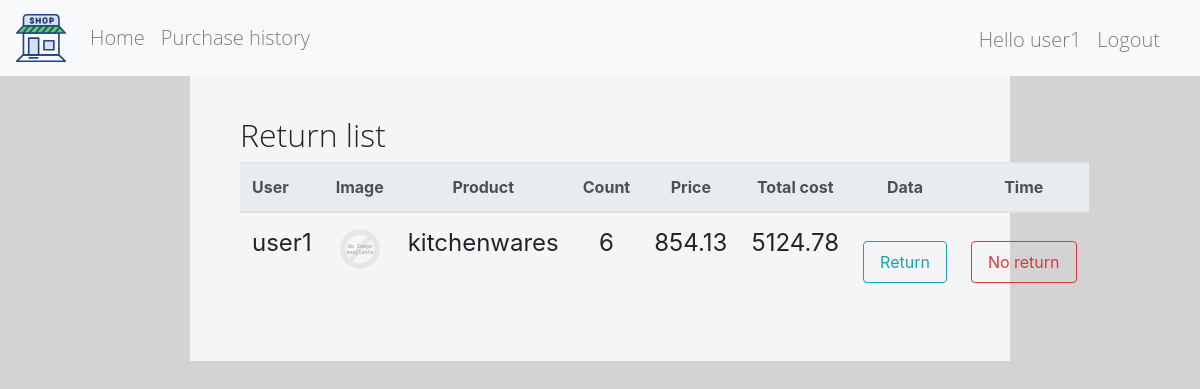
Page /return_list/ (signed in) on the earlier database version.
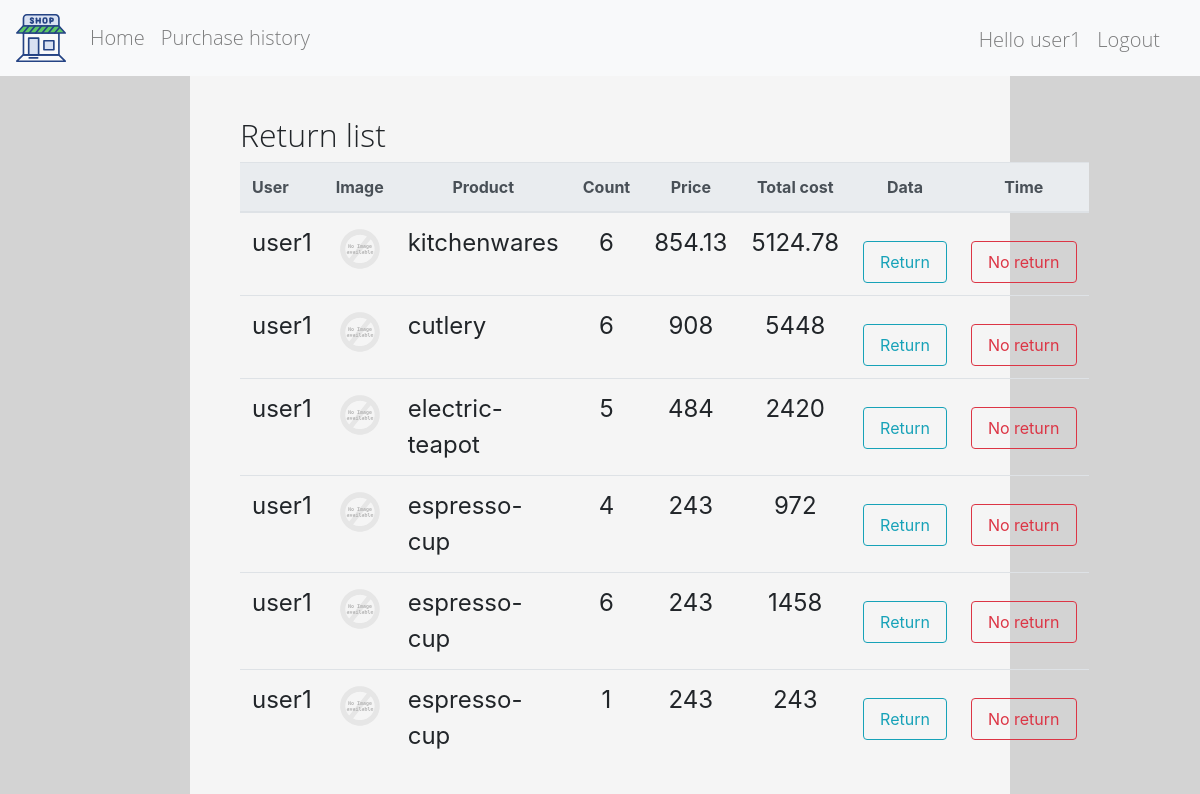
Same page on the later database version.
### shop/models.py (models this page shows, shortened)
class Return(models.Model):
    purchase = models.OneToOneField(
        to=Purchase,
        on_delete=models.CASCADE,
        primary_key=True,
        related_name='purchase')
    post_time = models.DateTimeField(auto_now_add=True)

class Purchase(models.Model):
    buyer = models.ForeignKey(User, on_delete=models.DO_NOTHING)
    product = models.ForeignKey(
        to=Product,
        on_delete=models.DO_NOTHING,
        related_name='product')
    count = models.PositiveIntegerField()
    time = models.DateTimeField(auto_now_add=True)

class Product(models.Model):
    name = models.CharField(max_length=50)
    description = models.CharField(max_length=256)
    price = models.DecimalField(
        decimal_places=2,
        max_digits=12,
        validators=[MinValueValidator(Decimal('0.00'))])
    photo = models.FileField(upload_to='shop/product_image/')
    count = models.PositiveIntegerField()

### shop/views.py (the view)
# urls.py: path('return_list/', ReturnList.as_view(), name='return_list'),
class ReturnList(ListView):
    template_name = 'shop/return/list.html'
    model = models.Return
    context_object_name = 'returns'
    paginate_by = 6
    ordering = 'post_time'
    page_kwarg = 'page'
    def setup(self, request, *args, **kwargs):
        super().setup(request, *args, **kwargs)
        self.get_queryset()
    def get_queryset(self):
        qs = super().get_queryset()
        qs = qs.annotate(total=ExpressionWrapper(
            F('purchase__count') * F('purchase__product__price'), output_field=DecimalField()))
        return qs
    def get_context_data(self, *, object_list=None, **kwargs):
        context = super().get_context_data(object_list=None, **kwargs)
        return context

### shop/templates/shop/return/list.html (shortened to what this page needs)
{% extends 'shop/page_item/base.html' %}
{% load staticfiles %}
{% block content %}
    {% if user.is_authenticated %}
        <div class="col-md-8 col-sm-8 col-12 col box">
            <h2>Return list</h2>
            <div class="card-group mx-0 px-0">
                <table class="table table-hover">
                    <thead class="thead-light">
                    <tr>
                        <th>User</th>
                        <th scope="col" class="text-center">Image</th>
                        <th scope="col" class="text-center">Product</th>
                        <th scope="col" class="text-center">Count</th>
                        <th scope="col" class="text-center">Price</th>
                        <th scope="col" class="text-center">Total cost</th>
                        <th scope="col" class="text-center">Data</th>
                        <th scope="col" class="text-center">Time</th>
                    </tr>
                    </thead>
                    <tbody class="purchase-list">
                    {% for return in returns %}
                        <tr>
                            <td scope="row">{{ return.purchase.buyer.username }}</td>
                            <td class="text-center">
                                <img src="{{ MEDIA_URL }}{{ return.purchase.product.photo }}" alt="no image"
                                    onerror="if (this.src != 'static/images/alt.svg') this.src = '{% static "images/alt.svg" %}'"
                                >
                            </td>
                            <td>{{ return.purchase.product.name }}</td>
                            <td class="text-center">{{ return.purchase.count }}</td>
                            <td class="text-center">{{ return.purchase.product.price|floatformat:'-2' }}</td>
                            <td class="text-center">{{ return.total|floatformat:'-2' }}</td>
                            <td class="text-center">
                                {% include 'shop/purchase/delete_form.html' %}
                            </td>
                            <td class="text-center">
                                {% include 'shop/return/delete_form.html' %}
                            </td>
                        </tr>
                    {% empty %}
                        <tr>
                            <td>no returns</td>
                        </tr>
                    {% endfor %}
                </table>
            </div>
        </div>
    {% endif %}
{% endblock content %}

### shop/templates/shop/page_item/base.html (shortened to what this page needs)
<!DOCTYPE html>
<html lang="en">
<head>
    {% load staticfiles %}
    <link rel="stylesheet" href="{% static 'css/bootstrap.css' %}">
    <link rel="stylesheet" href="{% static 'css/style.css' %}">
</head>
<body>
{% include 'shop/page_item/navbar.html' %}
<div class="row">
    <div class="col-md-2 col-sm-2 col"></div>
    {% block content %}
    {% endblock content %}
</div>
</body>
</html>

### shop/templates/shop/page_item/navbar.html
{% load staticfiles %}
<nav class="navbar navbar-expand-lg navbar-expand navbar-light bg-light ">
    <div class="collapse navbar-collapse">
        <a class="navbar-brand" href="#">
            <img src="{% static 'images/shop.svg' %}" width="50" height="50" alt="">
        </a>
        <ul class="navbar-nav pl-0 mr-auto">
            <li class="nav-item">
                <a class="nav-link" href="{% url 'shop:index' %}">Home</a>
            </li>
            {% if user.is_authenticated %}
                {% if user.is_superuser %}
                    <li class="nav-item">
                        <a class="nav-link" href="{% url 'shop:product_create' %}">Create product</a>
                    </li>
                    <li class="nav-item">
                        <a class="nav-link" href="{% url 'shop:return_list' %}">Return list</a>
                    </li>
                {% else %}
                    <li class="nav-item">
                        <a class="nav-link" href="{% url 'shop:purchase_list'%}">Purchase history</a>
                    </li>
                {% endif %}
            {% endif %}
        </ul>
        <ul class="navbar-nav pl-0 pb-0 mt-2 mr-3" style="height: 50px">
            {% if not user.is_authenticated %}
                <p class="navbar-text mx-2" id="nav-text">Hello Guest</p>
                <li class="nav-item">
                    <a class="nav-link" href="{% url 'shop:user_create' %}">Register</a>
                </li>
                <p class="navbar-text mx-2"> or </p>
                <li class="nav-item">
                    <a class="nav-link" href="{% url 'shop:user_login' %}">Login</a>
                </li>
            {% else %}
                <p class="nav-item nav-link">Hello {{ user }}</p>
                <li class="nav-item">
                    <a class="nav-link" href="{% url 'shop:user_logout' %}">Logout</a>
                </li>
            {% endif %}
        </ul>
    </div>
</nav>

### shop/templates/shop/purchase/delete_form.html (shortened to what this page needs)
<form action="{% url 'shop:purchase_delete' return.purchase.pk %}" method="post" class="mt-3">
    <button type="submit" class="nav-link btn btn-outline-info mx-auto">
        Return
    </button>
</form>

### shop/templates/shop/return/delete_form.html (shortened to what this page needs)
<form action="{% url 'shop:return_delete' return.pk %}" method="post" class="mt-3">
    <button type="submit" class="nav-link btn btn-outline-danger mx-auto">
        No return
    </button>
</form>

### shop/templates/shop/page_item/paginator.html (shortened to what this page needs)
{% load bootstrap_pagination %}

### files/static/css/style.css (style rules this page uses)
body { background-color: lightgrey; }
h2 { font-family: "Open Sans Light", sans-serif; }
p { font-family: "Open Sans Light", sans-serif; font-size: 20px; }
li { font-family: "Open Sans Light", sans-serif; font-size: 20px; }
.box { background-color: whitesmoke; padding: 40px 50px 50px; }
.nav-item { font-family: "Open Sans Light", sans-serif; font-size: 20px; }
.btn { white-space: nowrap; }
.purchase-list td { font-size: 150%; }

Differences in the rows shown:
added Return: purchase.buyer.username "user1", purchase.product.name "cutlery", purchase.count "6", purchase.product.price "908", total "5448"
added Return: purchase.buyer.username "user1", purchase.product.name "electric-teapot", purchase.count "5", purchase.product.price "484", total "2420"
added Return: purchase.buyer.username "user1", purchase.product.name "espresso-cup", purchase.count "4", purchase.product.price "243", total "972"
added Return: purchase.buyer.username "user1", purchase.product.name "espresso-cup", purchase.count "6", purchase.product.price "243", total "1458"
added Return: purchase.buyer.username "user1", purchase.product.name "espresso-cup", purchase.count "1", purchase.product.price "243", total "243"
